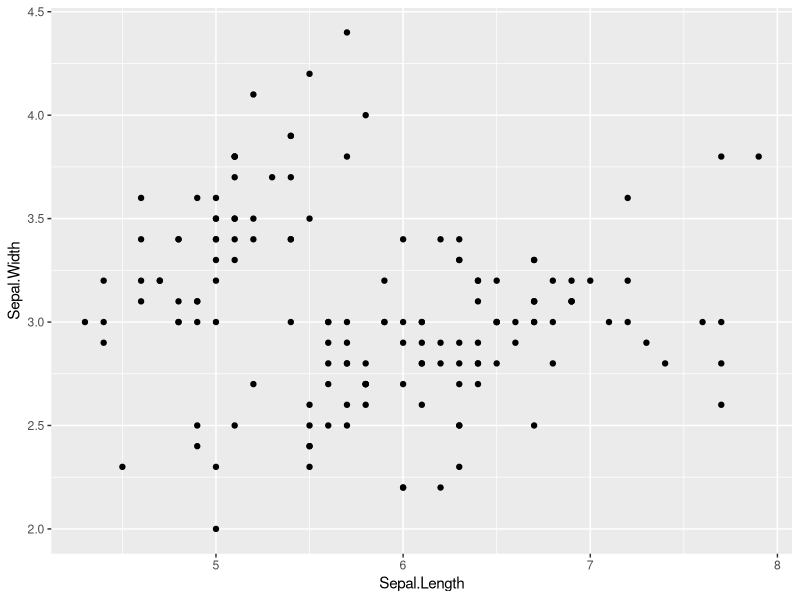
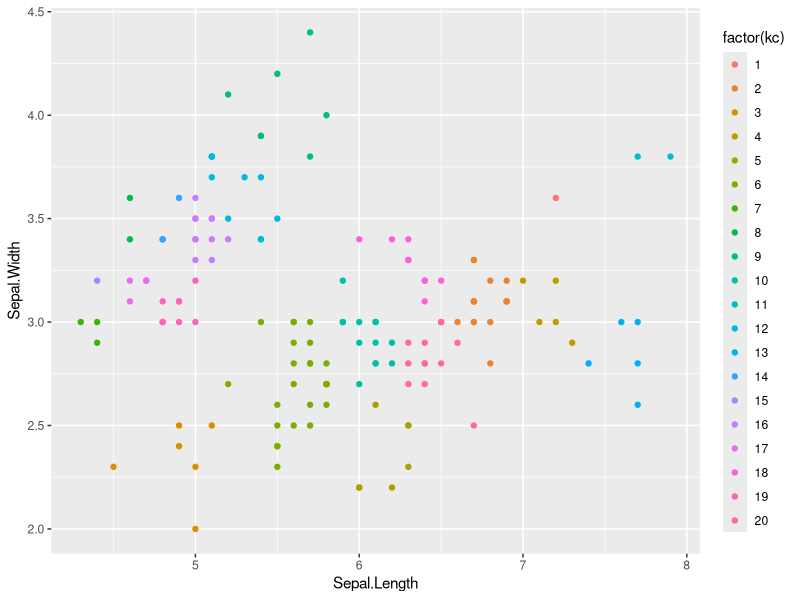
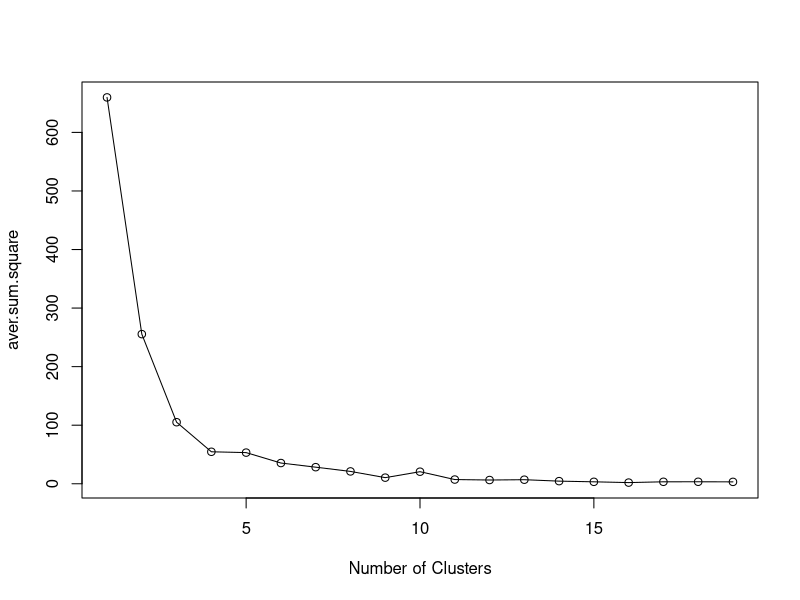

Source code (R) for these figures, in order:
#############################################
# unsurpervised learning: k-mean clustering #
# Jason Guo, Quant 3 Lab                    #
#############################################

pkg <- c("foreign", "ggplot2", "datasets", "dplyr")
lapply(pkg, require, character.only = TRUE)
head(iris)

d <- dplyr::select(iris, Sepal.Length, Sepal.Width) 

# before clustering
ggplot(d, aes(x = Sepal.Length, y = Sepal.Width)) + geom_point()

# clustering
kc <- kmeans(d,20)

d$kc <- kc$cluster

# after clustering
ggplot(d, aes(x = Sepal.Length, y = Sepal.Width, color = factor(kc))) + geom_point()

# how many clusters do we need?
n.k <- 2:20
average.sum.square <- function(x){
  kc <- kmeans(d, x)
  total <- kc$tot.withinss
  average <- total/x

  return(average)
}

aver.sum.square <- unlist(lapply(2:20, average.sum.square))
plot(aver.sum.square, xlab = "Number of Clusters")
lines(aver.sum.square)

